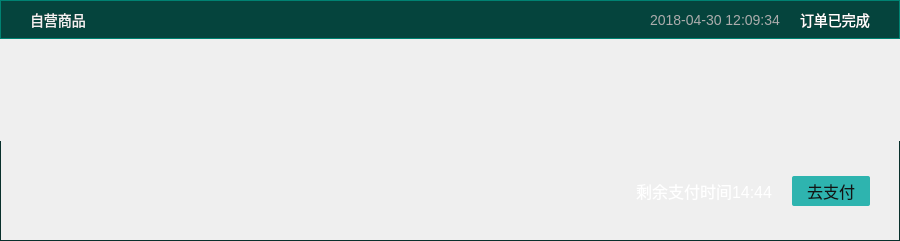
<?xml version="1.0" encoding="UTF-8"?>
<ui version="4.0">
 <class>orderRecordItemWidget</class>
 <widget class="QWidget" name="orderRecordItemWidget">
  <property name="geometry">
   <rect>
    <x>0</x>
    <y>0</y>
    <width>900</width>
    <height>241</height>
   </rect>
  </property>
  <property name="minimumSize">
   <size>
    <width>900</width>
    <height>0</height>
   </size>
  </property>
  <property name="maximumSize">
   <size>
    <width>900</width>
    <height>16777215</height>
   </size>
  </property>
  <property name="windowTitle">
   <string>orderRecordItemWidget</string>
  </property>
  <layout class="QVBoxLayout" name="verticalLayout">
   <property name="spacing">
    <number>0</number>
   </property>
   <property name="leftMargin">
    <number>0</number>
   </property>
   <property name="topMargin">
    <number>0</number>
   </property>
   <property name="rightMargin">
    <number>0</number>
   </property>
   <property name="bottomMargin">
    <number>0</number>
   </property>
   <item>
    <widget class="QWidget" name="wgt_title" native="true">
     <property name="minimumSize">
      <size>
       <width>900</width>
       <height>39</height>
      </size>
     </property>
     <property name="maximumSize">
      <size>
       <width>900</width>
       <height>39</height>
      </size>
     </property>
     <property name="styleSheet">
      <string notr="true">#wgt_title{
background:#05443D;
border:1px solid #008272;
}</string>
     </property>
     <layout class="QHBoxLayout" name="horizontalLayout">
      <property name="spacing">
       <number>20</number>
      </property>
      <property name="leftMargin">
       <number>30</number>
      </property>
      <property name="rightMargin">
       <number>30</number>
      </property>
      <item>
       <widget class="QLabel" name="lbl_classify">
        <property name="styleSheet">
         <string notr="true">font-family:&quot;微软雅黑&quot;;
font-size:14px;
color:#F1F2F2;</string>
        </property>
        <property name="text">
         <string>自营商品</string>
        </property>
       </widget>
      </item>
      <item>
       <spacer name="horizontalSpacer">
        <property name="orientation">
         <enum>Qt::Horizontal</enum>
        </property>
        <property name="sizeHint" stdset="0">
         <size>
          <width>517</width>
          <height>18</height>
         </size>
        </property>
       </spacer>
      </item>
      <item>
       <widget class="QLabel" name="lbl_time">
        <property name="styleSheet">
         <string notr="true">font-family:&quot;微软雅黑&quot;;
font-size:14px;
color:#ACACAC;</string>
        </property>
        <property name="text">
         <string>2018-04-30 12:09:34</string>
        </property>
       </widget>
      </item>
      <item>
       <widget class="QLabel" name="lbl_status">
        <property name="styleSheet">
         <string notr="true">font-family:&quot;微软雅黑&quot;;
font-size:14px;
color:#FFFFFF;</string>
        </property>
        <property name="text">
         <string>订单已完成</string>
        </property>
       </widget>
      </item>
     </layout>
    </widget>
   </item>
   <item>
    <widget class="QWidget" name="wgt_top" native="true">
     <property name="minimumSize">
      <size>
       <width>900</width>
       <height>102</height>
      </size>
     </property>
     <property name="maximumSize">
      <size>
       <width>900</width>
       <height>16777215</height>
      </size>
     </property>
    </widget>
   </item>
   <item>
    <widget class="QWidget" name="wgt_bottom" native="true">
     <property name="minimumSize">
      <size>
       <width>900</width>
       <height>100</height>
      </size>
     </property>
     <property name="maximumSize">
      <size>
       <width>900</width>
       <height>100</height>
      </size>
     </property>
     <property name="styleSheet">
      <string notr="true">#wgt_bottom{
border:1px solid #09302C;
border-top:none;
}
#btn_pay{
background:#2EB4AF;
border:none;
border-radius:2px;
font-family:&quot;微软雅黑&quot;;
font-size:16px;
color:#141414;
}
#btn_pay:pressed{
margin:1px;
}
#lbl_extraTime{
font-family:&quot;微软雅黑&quot;;
font-size:16px;
color:#FFFFFF;
}</string>
     </property>
     <layout class="QHBoxLayout" name="horizontalLayout_2">
      <property name="spacing">
       <number>20</number>
      </property>
      <property name="leftMargin">
       <number>30</number>
      </property>
      <property name="topMargin">
       <number>0</number>
      </property>
      <property name="rightMargin">
       <number>30</number>
      </property>
      <property name="bottomMargin">
       <number>0</number>
      </property>
      <item>
       <spacer name="horizontalSpacer_2">
        <property name="orientation">
         <enum>Qt::Horizontal</enum>
        </property>
        <property name="sizeHint" stdset="0">
         <size>
          <width>582</width>
          <height>20</height>
         </size>
        </property>
       </spacer>
      </item>
      <item>
       <widget class="QLabel" name="lbl_extraTime">
        <property name="text">
         <string>剩余支付时间14:44</string>
        </property>
       </widget>
      </item>
      <item>
       <widget class="QPushButton" name="btn_pay">
        <property name="minimumSize">
         <size>
          <width>78</width>
          <height>30</height>
         </size>
        </property>
        <property name="maximumSize">
         <size>
          <width>78</width>
          <height>30</height>
         </size>
        </property>
        <property name="text">
         <string>去支付</string>
        </property>
       </widget>
      </item>
     </layout>
    </widget>
   </item>
  </layout>
 </widget>
 <layoutdefault spacing="6" margin="11"/>
 <resources/>
 <connections/>
</ui>
